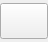
<?xml version="1.0" encoding="UTF-8"?>
<ui version="4.0">
 <class>ExpandableButton</class>
 <widget class="QWidget" name="ExpandableButton">
  <property name="geometry">
   <rect>
    <x>0</x>
    <y>0</y>
    <width>48</width>
    <height>42</height>
   </rect>
  </property>
  <property name="sizePolicy">
   <sizepolicy hsizetype="Expanding" vsizetype="Expanding">
    <horstretch>0</horstretch>
    <verstretch>0</verstretch>
   </sizepolicy>
  </property>
  <property name="minimumSize">
   <size>
    <width>36</width>
    <height>0</height>
   </size>
  </property>
  <property name="windowTitle">
   <string>Form</string>
  </property>
  <property name="styleSheet">
   <string notr="true">color: rgb(0, 0, 0);</string>
  </property>
  <layout class="QHBoxLayout" name="horizontalLayout" stretch="0">
   <property name="spacing">
    <number>0</number>
   </property>
   <property name="leftMargin">
    <number>0</number>
   </property>
   <property name="topMargin">
    <number>0</number>
   </property>
   <property name="rightMargin">
    <number>0</number>
   </property>
   <property name="bottomMargin">
    <number>0</number>
   </property>
   <item>
    <widget class="QPushButton" name="pushButton">
     <property name="minimumSize">
      <size>
       <width>36</width>
       <height>36</height>
      </size>
     </property>
     <property name="baseSize">
      <size>
       <width>36</width>
       <height>36</height>
      </size>
     </property>
     <property name="styleSheet">
      <string notr="true">padding-right:5px;padding-left:5px;</string>
     </property>
     <property name="text">
      <string/>
     </property>
     <property name="iconSize">
      <size>
       <width>32</width>
       <height>32</height>
      </size>
     </property>
     <property name="checkable">
      <bool>true</bool>
     </property>
    </widget>
   </item>
  </layout>
 </widget>
 <resources/>
 <connections/>
</ui>
